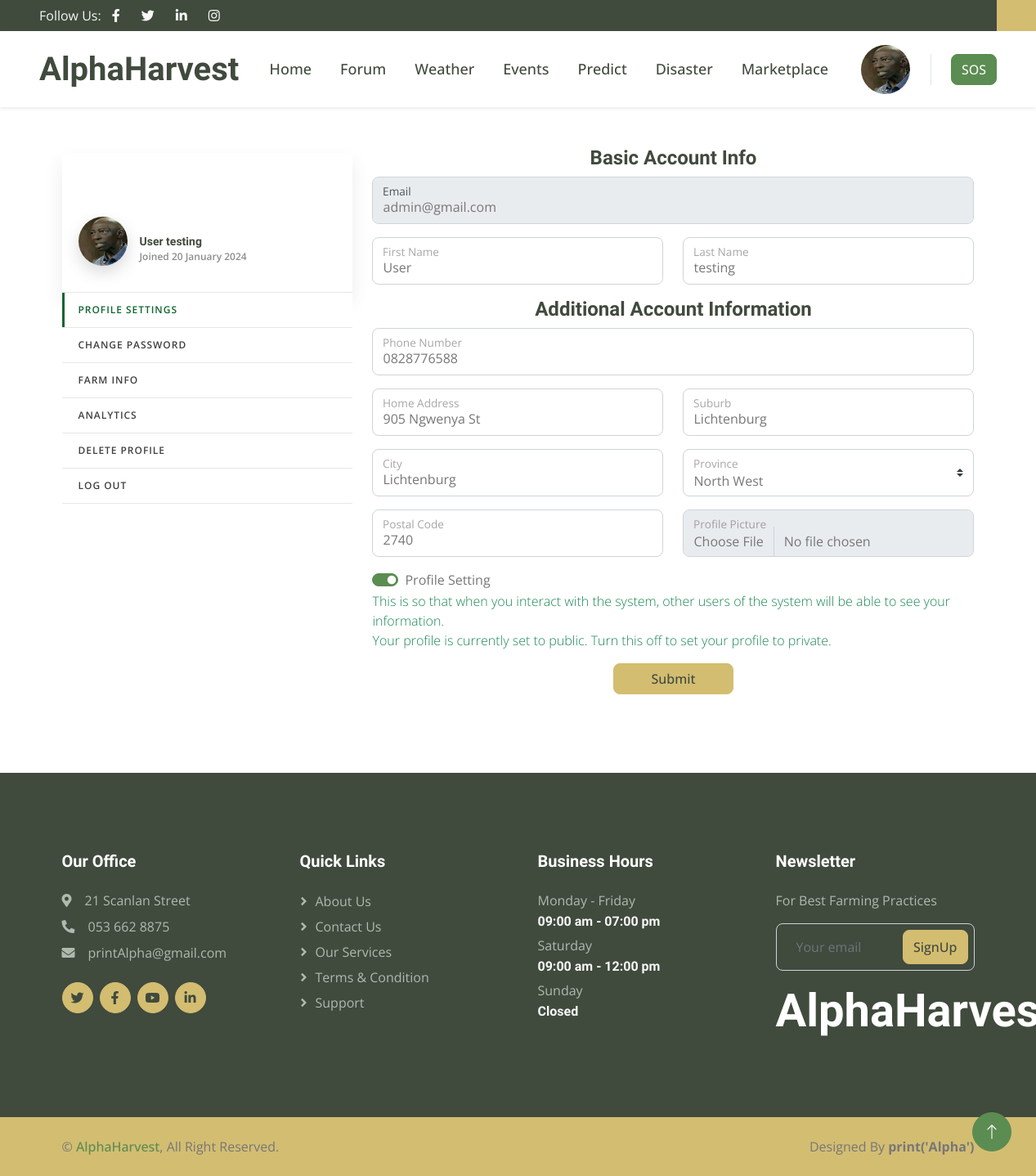
Screenshot of /accounts/edit_profile/ (signed in) with the database file from the repository.
### accounts/models.py (models this page shows, shortened)
class BasicAccount(AbstractBaseUser):
    first_name = models.CharField(max_length = 255)
    last_name = models.CharField(max_length = 255)
    username = models.CharField(max_length = 255)
    email = models.EmailField(max_length = 255, unique = True)
    date_joined = models.DateTimeField(auto_now_add=True)
    last_login = models.DateTimeField(auto_now_add=True)
    is_staff = models.BooleanField(default=False)
    is_admin = models.BooleanField(default = False)
    is_active = models.BooleanField(default = False)
    is_superuser = models.BooleanField(default = False)
    profile_complete = models.BooleanField(default = False)
    profile_public = models.BooleanField(default = False)
    USERNAME_FIELD = 'email'
    REQUIRED_FIELDS = ['username', 'first_name', 'last_name']
    objects = MyAccountManager()

class AdditionalInfo(models.Model):
    user = models.OneToOneField(BasicAccount, on_delete=models.CASCADE, related_name='profile')
    profile_picture = models.ImageField(upload_to = 'profile_pictures', default='profile_pictures\default_profile.png')
    phone_number = models.CharField(max_length = 10, null=True, blank=True)
    home_address = models.CharField(max_length = 255, null=True, blank=True)
    suburb = models.CharField(max_length = 255, null=True, blank=True)
    city = models.CharField(max_length = 255, null=True, blank=True)
    province_choices = {
        ('Northern Cape', 'Northern Cape'),
        ('North West', 'North West'),
        ('Western Cape', 'Western Cape'),
        ('Eastern Cape', 'Eastern Cape'),
        ('Gauteng', 'Gauteng'),
        ('Limpopo', 'Limpopo'),
        ('Mpumalanga', 'Mpumalanga'),
        ('Free State', 'Free State'),
        ('Kwa-Zulu Natal', 'Kwa-Zulu Natal'),
    }
    province = models.CharField(max_length=50, choices=province_choices, null=True, blank=True)
    postal_code = models.CharField(max_length = 255, null=True, blank=True)
    longitude = models.CharField(max_length = 10, null=True, blank=True)
    latitude = models.CharField(max_length = 10, null=True, blank=True)

### accounts/views.py (the view)
# urls.py: path('edit_profile/', views.edit_profile, name='edit_profile'),
@login_required(login_url='login')
def edit_profile(request):
    if request.method == 'POST':
        profile = get_object_or_404(AdditionalInfo, user=request.user)
        basic_info = BasicInfoForm(request.POST, instance=request.user)
        additional_info = AdditionalInfoForm(request.POST, request.FILES, instance=profile)
        if basic_info.is_valid() and additional_info.is_valid():
            basic_info.save()
            additional_info.save()
            user_account = BasicAccount.objects.get(email=request.user)
            user_account.profile_complete = True
            user_account.save()
            messages.success(request, "Profile updated successfully.")
            return redirect('edit_profile')
        else:
            messages.error(request, "Please correct the errors below.")
    else:
        profile = get_object_or_404(AdditionalInfo, user=request.user)
        basic_info = BasicInfoForm(instance=request.user)
        additional_info = AdditionalInfoForm(instance=profile)
    context = {
        'basic_info': basic_info,
        'additional_info': additional_info,
        'profile_picture': profile.profile_picture if request.user.is_authenticated else None,
    }
    return render(request, 'user_dashboard/edit_profile.html', context)

### accounts/forms.py (shortened to what this page needs)
class BasicInfoForm(forms.ModelForm):
    email = forms.EmailField(widget=forms.EmailInput(attrs={'class': 'form-control',}), disabled=True)
    first_name = forms.CharField(widget=forms.TextInput(attrs={'class': 'form-control'}), required=True)
    last_name = forms.CharField(widget=forms.TextInput(attrs={'class': 'form-control'}), required=True)
    profile_public = forms.BooleanField(widget=forms.CheckboxInput(attrs={'class': 'form-check-input', 'role': 'switch', 'type': 'checkbox'}), required=False)
    class Meta:
        model = BasicAccount
        fields = ('email', 'first_name', 'last_name', 'profile_public')
    def __init__(self, *args, **kwargs):
        super().__init__(*args, **kwargs)
        if self.errors.get('first_name'):
            self.fields['first_name'].widget.attrs.update({'class': 'form-control is-invalid'})
        if self.errors.get('last_name'):
            self.fields['last_name'].widget.attrs.update({'class': 'form-control is-invalid'})

### templates/user_dashboard/edit_profile.html (shortened to what this page needs)
{% extends 'base.html' %}
{% load static %}
{% block content %}
<div class="container mt-5">
    <div class="row">
        {% include 'user_dashboard/dashboard_sidebar.html' %}
        <div class="col-lg-8 pb-5">
            <form class="row" action="{% url 'edit_profile' %}" method="post" enctype="multipart/form-data">
                <div class="col-md-12 text-center">
                    <h4>Basic Account Info</h4>
                </div>
                <div class="col-md-12">
                    <div class="form-group">
                        <div class="form-floating mb-3">
                            {{ basic_info.email }}
                            <label style="color: black;" class="form-label">Email</label>
                        </div>
                    </div>
                </div>
                <div class="col-md-6">
                    <div class="form-group">
                        <div class="form-floating mb-3">
                            {{ basic_info.first_name }}
                            <label>First Name</label>
                        </div>
                    </div>
                </div>
                <div class="col-md-6">
                    <div class="form-group">
                        <div class="form-floating mb-3">
                            {{ basic_info.last_name }}
                            <label>Last Name</label>
                        </div>
                    </div>
                </div>
                <div class="col-md-12 text-center">
                    <h4>Additional Account Information</h4>
                </div>
                <div class="col-md-12">
                    <div class="form-group">
                        <div class="form-floating mb-3">
                            {{ additional_info.phone_number }}
                            <label>Phone Number</label>
                        </div>
                    </div>
                </div>
                <div class="col-md-6">
                    <div class="form-group">
                        <div class="form-floating mb-3">
                            {{ additional_info.home_address }}
                            <label>Home Address</label>
                        </div>
                    </div>
                </div>
                <div class="col-md-6">
                    <div class="form-group">
                        <div class="form-floating mb-3">
                            {{ additional_info.suburb }}
                            <label>Suburb</label>
                        </div>
                    </div>
                </div>
                <div class="col-md-6">
                    <div class="form-group">
                        <div class="form-floating mb-3">
                            {{ additional_info.city }}
                            <label>City</label>
                        </div>
                    </div>
                </div>
                <div class="col-md-6">
                    <div class="form-group">
                        <div class="form-floating mb-3">
                            {{ additional_info.province }}
                            <label>Province</label>
                        </div>
                    </div>
                </div>
                <div class="col-md-6">
                    <div class="form-group">
                        <div class="form-floating mb-3">
                            {{ additional_info.postal_code }}
                            <label>Postal Code</label>
                        </div>
                    </div>
                </div>
                <div class="col-md-6">
                    <div class="form-group">
                        <div class="form-floating mb-3">
                            {{ additional_info.profile_picture }}
                            <label>Profile Picture</label>
                        </div>
                    </div>
                </div>
                <div class="col-md-12">
                    <div class="form-group">
                        <div class="form-check form-switch">
                            {{ basic_info.profile_public }}
                            <label class="form-check-label" for="flexSwitchCheckDefault">Profile Setting</label>
                        </div>
                        <p class="fw-lighter text-success">This is so that when you interact with the system, other users of the system will be able to see your information. <br>Your profile is currently set to  {% if request.user.profile_public == True %}public. Turn this off to set your profile to private.{% else %}private{% endif %}</p>
                    </div>
                </div>
                <div class="col-md-12 text-center">
                    <button type="submit" class="btn btn-secondary mx-auto" style="width: 20%;">Submit</button>
                </div>
            </form>
        </div>
    </div>
</div>
{% endblock %}

### templates/user_dashboard/dashboard_sidebar.html
{% load static %}
<div class="col-lg-4 pb-5">
   <div class="sticky-top pt-2">
        <div class="author-card pb-3">
            <div class="author-card-cover" style="background-image: url(https://img.freepik.com/free-photo/green-meadow-meanders-into-wheat-field-horizon-generated-by-ai_188544-36101.jpg?t=st=1705662392~exp=1705665992~hmac=3328d1e4e7e8dc4a1e830124af2904824b6f5ae58bb2fc4453612b1c6ba04ae6&w=996);"></div>
            <div class="author-card-profile">
                <a class="author-card-avatar" href="{{ profile_picture.url }}" data-lightbox="profile_picture">
                    <img src="{{ profile_picture.url }}" alt="profile picture">
                </a>
                <div class="author-card-details">
                    <h5 class="author-card-name text-lg">{{ user.first_name }} {{ user.last_name }}</h5><span class="author-card-position">Joined {{ user.date_joined|date:"d F Y" }}</span>
                </div>
            </div>
        </div>
        <div class="wizard">
            <nav class="list-group list-group-flush">
                <a class="list-group-item {% if '/edit_profile' in request.path %}active{% endif %}" href="{% url 'edit_profile' %}">Profile Settings</a>
                <a class="list-group-item {% if '/change_password' in request.path %}active{% endif %}" href="{% url 'change_password' %}">Change Password</a>
                <a class="list-group-item {% if '/farm_info' in request.path %}active{% endif %}" href="{% url 'farm_info' %}">Farm Info</a>
                <a class="list-group-item {% if '/user_analytics' in request.path %}active{% endif %}" href="{% url 'user_analytics' %}">Analytics</a>
                <a class="list-group-item" href="#">Delete Profile</a>
                <a class="list-group-item {% if '/logout' in request.path %}active{% endif %}" href="{% url 'logout' %}">Log Out</a>
            </nav>
        </div>
   </div>
</div>

### static/css/style.css (style rules this page uses)
:root { --primary: #116530; --secondary: #D3BD71; --light: #F7F7F7; --dark: #404A3D; }
.btn { transition: .5s; font-weight: 500; }
.btn-secondary, .btn-outline-secondary:hover { color: var(--dark); }
.author-card { position: relative; padding-bottom: 48px; background-color: #fff; box-shadow: 0 12px 20px 1px rgba(64, 64, 64, .09); }
.author-card .author-card-cover { position: relative; width: 100%; height: 100px; background-position: center; background-repeat: no-repeat; background-size: cover; }
.author-card .author-card-cover::after { display: block; position: absolute; top: 0; left: 0; width: 100%; height: 100%; content: ''; opacity: 0.5; }
.author-card .author-card-profile { display: table; position: relative; margin-top: -22px; padding-right: 15px; padding-bottom: 16px; padding-left: 20px; z-index: 5; }
.author-card .author-card-profile .author-card-avatar, .author-card .author-card-profile .author-card-details { display: table-cell; vertical-align: middle; }
.author-card .author-card-profile .author-card-avatar { width: 60px; height: 60px; border-radius: 50%; box-shadow: 0 8px 20px 0 rgba(0, 0, 0, .15); overflow: hidden; background-color: white; }
.author-card .author-card-profile .author-card-avatar > img { display: block; width: 100%; height: 100%; }
.author-card .author-card-profile .author-card-details { padding-top: 20px; padding-left: 15px; }
.author-card .author-card-profile .author-card-name { margin-bottom: 2px; font-size: 14px; font-weight: bold; }
.author-card .author-card-profile .author-card-position { display: block; color: #8c8c8c; font-size: 12px; font-weight: 600; }
.list-group-item.active:not(.disabled) { border-color: #e7e7e7; background: #fff; color: var(--primary); cursor: default; pointer-events: none; }
.list-group-flush:last-child .list-group-item:last-child { border-bottom: 0; }
.list-group-flush .list-group-item { border-right: 0 !important; border-left: 0 !important; }
.list-group-flush .list-group-item { border-right: 0; border-left: 0; border-radius: 0; }
.list-group-item.active { z-index: 2; color: #fff; background-color: var(--primary); border-color: var(--primary); }
.list-group-item:last-child { margin-bottom: 0; border-bottom-right-radius: .25rem; border-bottom-left-radius: .25rem; }
a.list-group-item, .list-group-item-action { color: #404040; font-weight: 600; }
.list-group-item { padding-top: 16px; padding-bottom: 16px; -webkit-transition: all .3s; transition: all .3s; border: 1px solid #e7e7e7 !important; border-radius: 0 !important; color: #404040; font-size: 12px; font-weight: 600; letter-spacing: .08em; text-transform: uppercase; text-decoration: none; }
.list-group-item { position: relative; display: block; padding: .75rem 1.25rem; margin-bottom: -1px; background-color: #fff; border: 1px solid rgba(0,0,0,0.125); }
.list-group-item.active:not(.disabled)::before { background-color: var(--primary); }
.list-group-item::before { display: block; position: absolute; top: 0; left: 0; width: 3px; height: 100%; background-color: transparent; content: ''; }

### rows the page displays
BasicAccount: first_name "User", last_name "testing", date_joined "20 January 2024", email "admin@gmail.com", profile_public "☑"
AdditionalInfo: phone_number "0828776588", home_address "905 Ngwenya St", suburb "Lichtenburg", city "Lichtenburg", province "North West", postal_code "2740"
